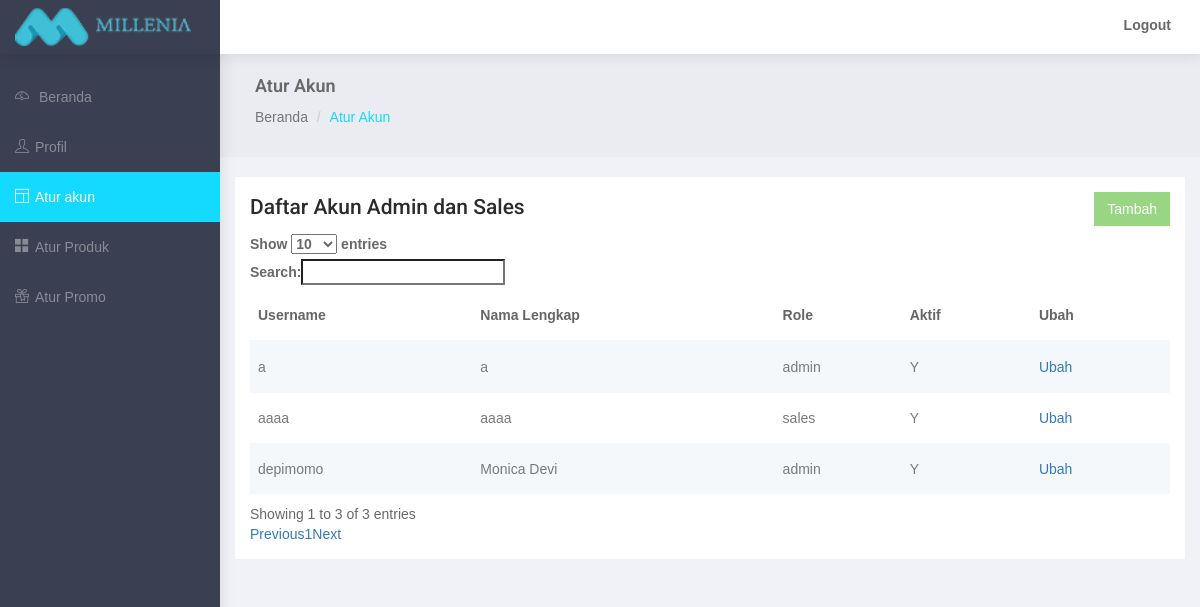
Screenshot of /admin/account.php (signed in) with the database file from the repository.
### tables this page shows
CREATE TABLE `mi_admin` (
  `username` varchar(20) NOT NULL,
  `user_pass` varchar(200) NOT NULL,
  `user_crypt` text NOT NULL,
  `user_fullname` varchar(50) NOT NULL,
  `user_level` enum('admin','sales') NOT NULL,
  `user_active` enum('Y','N') NOT NULL DEFAULT 'Y',
  `user_timestamp` timestamp NOT NULL DEFAULT CURRENT_TIMESTAMP
);

### admin/account.php (the view, shortened to what this page needs)
<?php
	require 'includes/connect.php';
?>
<!DOCTYPE html>
<html lang="en">
<head>
    <link rel="stylesheet" href="https://cdn.datatables.net/1.10.16/css/dataTables.bootstrap.min.css">
</head>
<body>
    <div id="wrapper">
        <div id="page-wrapper">
            <div class="container-fluid">
                <div class="row bg-title">
                    <div class="col-lg-12">
                        <h4 class="page-title">Atur Akun</h4>
                        <ol class="breadcrumb">
                            <li><a href="index.php">Beranda</a></li>
                            <li class="active">Atur Akun</li>
                        </ol>
                    </div>
                </div>
                <div class="row">
                    <div class="col-md-12 col-lg-12 col-sm-12">
                        <div class="white-box">
                            <h3>Daftar Akun Admin dan Sales
                                <a href="add-account.php"><button class="pull-right btn btn-success">Tambah</button></a></h3>
                            <div class="table-responsive">
                                <table id="tbl" class="table-striped table">
                                    <thead>
                                        <tr>
                                            <th>Username</th>
                                            <th>Nama Lengkap</th>
                                            <th>Role</th>
                                            <th>Aktif</th>
                                            <th>Ubah</th>
                                        </tr>
                                    </thead>
                                    <tbody>
                                        <?php
                                        $list = mysqli_query($conn, "SELECT * FROM mi_admin");
                                        while ($row = mysqli_fetch_assoc($list))
                                          {
                                            $user_level = $row['user_level'];
                                            $user_active = $row['user_active'];
                                            $user_fullname = $row['user_fullname'];
                                            $username = $row['username'];
                                            echo "
                                            <tr>
                                              <td>".$username."</td>
                                              <td>".$user_fullname."</td>
                                              <td>".$user_level."</td>
                                              <td>".$user_active."</td>
                                              <td><a href='edit-account.php?uname=".$username."'>Ubah</a></td>
                                            </tr>
                                            ";
                                          }
                                        ?>
                                    </tbody>
                                </table>
                            </div>
                        </div>
                    </div>
                </div>
            </div>
        </div>
    </div>
</body>
</html>

### admin/css/style.css (style rules this page uses)
* { outline:0!important }
body { background:#3a3f51;font-family:'Open Sans',sans-serif;margin:0;overflow-x:hidden;color:#686868 }
html { position:relative;min-height:100%;background:#f1f2f7 }
h1,h2,h3,h4,h5,h6 { color:#2b2b2b;font-family:Roboto,sans-serif;margin:10px 0;font-weight:300 }
h3 { line-height:30px;font-size:21px }
h4 { line-height:22px;font-size:18px }
b { font-weight:600 }
.btn { border-radius:0 }
#wrapper { width:100% }
#page-wrapper { padding:0 0 60px;min-height:568px;background:#f1f2f7 }
.bg-title { background:#eaecf2;overflow:hidden;padding:15px 20px 10px;margin-bottom:20px }
.bg-title h4 { color:#686868;font-weight:600 }
.bg-title .breadcrumb { background:0 0;padding:0 }
.bg-title .breadcrumb a { color:rgba(0,0,0,.5) }
.bg-title .breadcrumb .active,.logo i { color:#13dafe }
.top-left-part { width:220px;float:left;background:#3a3f51 }
.top-left-part a { color:#fff;font-size:18px;line-height:50px;padding-left:15px;text-transform:uppercase }
.navbar-header { width:100%;background:#fff;border:0 }
.navbar-default { border:0;box-shadow:1px 1px 15px rgba(0,0,0,.1) }
.navbar-top-links { margin-right:0 }
.navbar-top-links>li { float:left }
.navbar-top-links li:last-child { margin-right:15px }
.navbar-top-links>li>a { color:#686868;padding:0 14px;line-height:50px;min-height:50px }
.profile-pic { padding:0 20px;line-height:50px }
.btn-success { background:#99d683;border:1px solid #99d683 }
table.dataTable thead .sorting,table.dataTable thead .sorting_asc,table.dataTable thead .sorting_asc_disabled,table.dataTable thead .sorting_desc,table.dataTable thead .sorting_desc_disabled { background:0 0 }
table.dataTable thead .sorting_asc:after { content:"\f0de";float:right;font-family:fontawesome }
table.dataTable thead .sorting:after { content:"\f0dc";float:right;font-family:fontawesome;color:rgba(50,50,50,.5) }
.white-box { background:#fff;padding:15px;margin-bottom:20px }
.white-box h3 { margin:0 0 12px;font-weight:500 }
.fa-fw { width:20px!important;display:inline-block!important;text-align:left!important }
.waves-effect { position:relative;cursor:pointer;display:inline-block;overflow:hidden;-webkit-user-select:none;-moz-user-select:none;-ms-user-select:none;user-select:none;-webkit-tap-highlight-color:transparent }
.table { margin-bottom:10px }
.table-hover>tbody>tr:hover,.table-striped>tbody>tr:nth-of-type(odd),.table>tbody>tr.active>td,.table>tbody>tr.active>th,.table>tbody>tr>td.active,.table>tbody>tr>th.active,.table>tfoot>tr.active>td,.table>tfoot>tr.active>th,.table>tfoot>tr>td.active,.table>tfoot>tr>th.active,.table>thead>tr.active>td,.table>thead>tr.active>th,.table>thead>tr>td.active,.table>thead>tr>th.active { background-color:#f4f8fb!important }
.table-bordered,.table>tbody>tr>td,.table>tbody>tr>th,.table>tfoot>tr>td,.table>tfoot>tr>th,.table>thead>tr>td,.table>thead>tr>th { border-top:1px solid #f4f8fb }
.table>tbody>tr>td,.table>tbody>tr>th,.table>tfoot>tr>td,.table>tfoot>tr>th,.table>thead>tr>td,.table>thead>tr>th { padding:15px 8px }
.table>thead>tr>th { vertical-align:bottom;border-bottom:2px solid #f4f8fb }
tbody { color:#797979 }
th { color:#666;font-weight:600 }
.sidebar { background:#3a3f51;overflow-y:auto }
.sidebar .sidebar-nav.navbar-collapse { padding-left:0;padding-right:0 }
.sidebar .fa-fw { width:20px;text-align:left;display:inline-block }
#side-menu li a { color:rgba(255,255,255,.4) }
#side-menu>li>a { padding:15px 30px 15px 15px }
#side-menu>li>a.active { background-color:#13dafe;color:#fff }
[class*=" ti-"],[class^=ti-] { font-family:themify;speak:none;font-style:normal;font-weight:400;font-variant:normal;text-transform:none;line-height:1;-webkit-font-smoothing:antialiased;-moz-osx-font-smoothing:grayscale }
.ti-user:before { content:"\e602" }
.ti-layout:before { content:"\e62e" }
.ti-gift:before { content:"\e6a0" }
.ti-dashboard:before { content:"\e6aa" }
.ti-layout-grid2-alt:before { content:"\e739" }
@media (min-width:768px) { #page-wrapper { position:relative;margin:0 0 0 220px;transition:.5s ease-out;top:50px } }
@media (min-width:768px) { .navbar-default { position:fixed;width:100%;top:0 } }
@media (min-width:768px) { .sidebar { z-index:1;position:fixed;width:220px;top:50px;height:95%;transform:translate3d(0,0,0);transition:all .6s ease-out } }

### admin/css/style2.css (style rules this page uses)
* { box-sizing: border-box; -moz-box-sizing: border-box; -webkit-box-sizing: border-box; font-family: arial; }
body { background: #bdc3c7; }

### rows the page displays
mi_admin: username "a", user_fullname "a", user_level "admin", user_active "Y"
mi_admin: username "aaaa", user_fullname "aaaa", user_level "sales", user_active "Y"
mi_admin: username "depimomo", user_fullname "Monica Devi", user_level "admin", user_active "Y"
